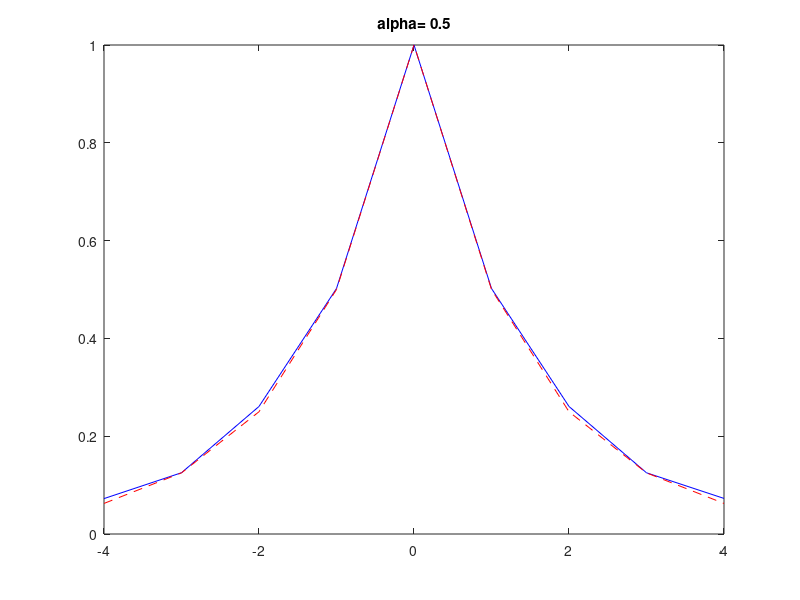

Write MATLAB code to recreate this figure.
% Numarical solution of Problem 6.2 in NR.  By T Bewley
%%%%%%%%%%%%%%%%%%%%%%% problem setup %%%%%%%%%%%%%%%%%%%%%%%
clear; ybar=70; yvar=5; N=10000;  alphavec=[0.1 0.3 0.5];
%%%%%%%%%%%%%%%%%%%%%%%%%%%%%%%%%%%%%%%%%%%%%%%%%%%%%%%%%%%%%
imax=length(alphavec);
for ii=1:imax; close all; disp(' '); alpha=alphavec(ii)
  x=min(100,ybar+sqrt(yvar)*randn);
  for k=2:N,  x(k)=alpha*x(k-1)+(1-alpha)*min(100,ybar+sqrt(yvar)*randn); end
  xbar=sum(x)/N, xbar_theory=ybar
  for j=-4:4, Rw(j+5)=sum((x(5+j:N-5+j)-xbar).*(x(5:N-5)-xbar))/(N-10+1); end
  varbar=Rw(5), varbar_theory=((1-alpha)/(1+alpha))*yvar
  fj=Rw/varbar, fj_theory=alpha.^abs([-4:4])
  plot([-4:4],fj,'b-',[-4:4],fj_theory,'r--');
  title(sprintf('alpha=%4.1f',alpha)); if ii<imax, pause; end
end
